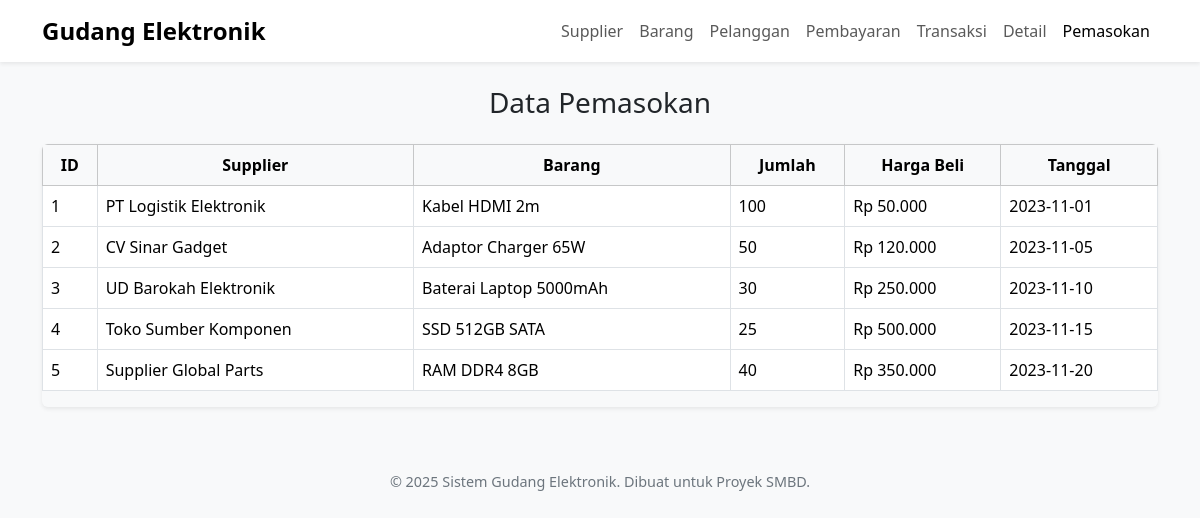
The page /Projek_Akhir_SMBD/pemasokan.php on the database its author committed.
### tables this page shows
CREATE TABLE pemasokan (
    id_pemasokan INT PRIMARY KEY AUTO_INCREMENT,
    id_sup INT NOT NULL,
    kode_brg INT NOT NULL,
    jumlah INT NOT NULL,
    harga_beli DECIMAL(12,2) NOT NULL,
    tgl_pemasokan DATE NOT NULL,
    FOREIGN KEY (id_sup) REFERENCES supplier(id_sup) ON DELETE CASCADE,
    FOREIGN KEY (kode_brg) REFERENCES barang(kode_brg) ON DELETE RESTRICT
);

CREATE TABLE supplier (
    id_sup INT PRIMARY KEY AUTO_INCREMENT,
    nama_sup VARCHAR(50) NOT NULL,
    telp_sup VARCHAR(20) NOT NULL,
    alamat_sup VARCHAR(100) NOT NULL
);

CREATE TABLE barang (
    kode_brg INT PRIMARY KEY AUTO_INCREMENT,
    nama_brg VARCHAR(50) NOT NULL,
    harga_brg DECIMAL(12,2) NOT NULL,  
    jumlah_brg INT NOT NULL,
    id_sup INT,
    stok_minimal INT DEFAULT 5,
    FOREIGN KEY (id_sup) REFERENCES supplier(id_sup) ON DELETE SET NULL
);

### Projek_Akhir_SMBD/pemasokan.php (the view, shortened to what this page needs)
<?php include 'koneksi.php'; ?>
<!DOCTYPE html>
<html lang="en">
<head>
  <link href="https://cdn.jsdelivr.net/npm/bootstrap@5.3.3/dist/css/bootstrap.min.css" rel="stylesheet" />
  <link href="https://cdnjs.cloudflare.com/ajax/libs/font-awesome/6.5.0/css/all.min.css" rel="stylesheet" />
</head>
<body>
  <nav class="navbar navbar-expand-lg navbar-light bg-white shadow-sm mb-4">
    <div class="container">
      <a class="navbar-brand" href="index.php">Gudang Elektronik</a>
      <div class="collapse navbar-collapse" id="navbarNav">
        <ul class="navbar-nav ms-auto">
          <li class="nav-item"><a class="nav-link" href="supplier.php">Supplier</a></li>
          <li class="nav-item"><a class="nav-link" href="barang.php">Barang</a></li>
          <li class="nav-item"><a class="nav-link" href="pelanggan.php">Pelanggan</a></li>
          <li class="nav-item"><a class="nav-link" href="pembayaran.php">Pembayaran</a></li>
          <li class="nav-item"><a class="nav-link" href="transaksi.php">Transaksi</a></li>
          <li class="nav-item"><a class="nav-link" href="detail.php">Detail</a></li>
          <li class="nav-item"><a class="nav-link active" href="#">Pemasokan</a></li>
        </ul>
      </div>
    </div>
  </nav>
  <div class="container">
    <h3 class="mb-4 text-center">Data Pemasokan</h3>
    <div class="table-responsive shadow-sm rounded">
      <table class="table table-bordered table-hover bg-white">
        <thead class="table-light text-center">
          <tr>
            <th>ID</th>
            <th>Supplier</th>
            <th>Barang</th>
            <th>Jumlah</th>
            <th>Harga Beli</th>
            <th>Tanggal</th>
          </tr>
        </thead>
        <tbody>
          <?php
          $res = $conn->query("SELECT p.*, s.nama_sup, b.nama_brg
                               FROM pemasokan p
                               JOIN supplier s ON p.id_sup = s.id_sup
                               JOIN barang b ON p.kode_brg = b.kode_brg");
          while($row = $res->fetch_assoc()) {
            echo "<tr>
                    <td>{$row['id_pemasokan']}</td>
                    <td>{$row['nama_sup']}</td>
                    <td>{$row['nama_brg']}</td>
                    <td>{$row['jumlah']}</td>
                    <td>Rp " . number_format($row['harga_beli'], 0, ',', '.') . "</td>
                    <td>{$row['tgl_pemasokan']}</td>
                  </tr>";
          }
          ?>
        </tbody>
      </table>
    </div>
  </div>
  <footer class="mt-5">
    &copy; 2025 Sistem Gudang Elektronik. Dibuat untuk Proyek SMBD.
  </footer>
</body>
</html>

### Projek_Akhir_SMBD/pemasokan.php (style rules this page uses)
body { background-color: #f8f9fa; font-family: 'Segoe UI', Tahoma, Geneva, Verdana, sans-serif; }
.navbar-brand { font-weight: 600; font-size: 1.5rem; }
footer { text-align: center; padding: 1rem; margin-top: 2rem; color: #6c757d; font-size: 0.9rem; }

### rows shown on the page
pemasokan: id_pemasokan "1", id_sup.nama_sup "PT Logistik Elektronik", kode_brg.nama_brg "Kabel HDMI 2m", jumlah "100", harga_beli "50.000", tgl_pemasokan "2023-11-01"
pemasokan: id_pemasokan "2", id_sup.nama_sup "CV Sinar Gadget", kode_brg.nama_brg "Adaptor Charger 65W", jumlah "50", harga_beli "120.000", tgl_pemasokan "2023-11-05"
pemasokan: id_pemasokan "3", id_sup.nama_sup "UD Barokah Elektronik", kode_brg.nama_brg "Baterai Laptop 5000mAh", jumlah "30", harga_beli "250.000", tgl_pemasokan "2023-11-10"
pemasokan: id_pemasokan "4", id_sup.nama_sup "Toko Sumber Komponen", kode_brg.nama_brg "SSD 512GB SATA", jumlah "25", harga_beli "500.000", tgl_pemasokan "2023-11-15"
pemasokan: id_pemasokan "5", id_sup.nama_sup "Supplier Global Parts", kode_brg.nama_brg "RAM DDR4 8GB", jumlah "40", harga_beli "350.000", tgl_pemasokan "2023-11-20"
